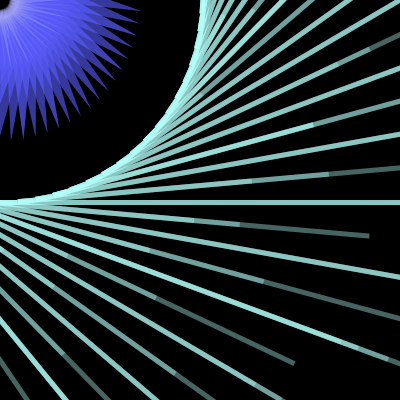
Frame 1 (no input)
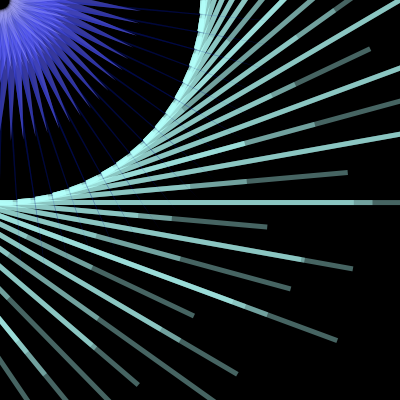
Frame 60 (the mouse pressed at the canvas centre just before this capture)
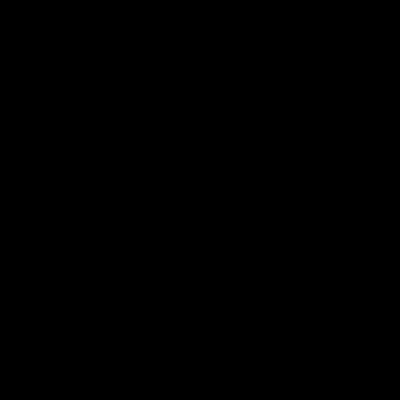
Frame 120 (the mouse held since frame 60 and released just before this capture)

The Processing sketch that drew these frames (run headless with seeded random() and noise(); from frame 60 on, the mouse is pressed at the canvas centre):

// Processing sketch: processing_3113
// ── processing_3113.pde

float sep, nn, n, m, s; 
 
void setup(){ 
 sep = 5; 
  nn = 30; 
  n=0;
  m=millis();
  s=2;
  size(400, 400); 
  smooth(); 
} 
 
void draw(){ 
 noiseSeed(150); 
  n+=0.059;
  s+=0.035;
 
  background(0); 
  for(float y =sep; y <= width-2*sep; y += nn/2){ 
    for(float x = sep+10; x <= height-sep/2; x += 1.5*nn){ 
 float N = noise(n);
 float R = m%250;
 float S= noise(s);
    float f; 
      f = dist(mouseX, mouseY, x, y); 
      float diam; 
      diam = map(f, f, width, height, 14);  
      if(mousePressed==false){ 
noStroke(); 
 
        translate(mouseX*2,mouseY*2); 
        rotate(10);   
        fill(#000B6C,60); 
        triangle(width/2,height/2,30*S,5,20,17); 
        fill(#575AFC,70); 
        triangle(width/4,height/4,6*(13*N),20,15,10); 
 fill(#A5A7FF,80); 
 triangle(width/8,height/8,10,15,7,6); 
     fill(#B2FFF9,100); 
      
    fill(#B2FFF9,100); 
    rect(mouseX,width/2,(25*N),5); 
    fill(#B2FFF9,100); 
    rect(mouseY,height/2,2*(f*N),5); 
   
      } 
    } 
  } 
} 
 
 
